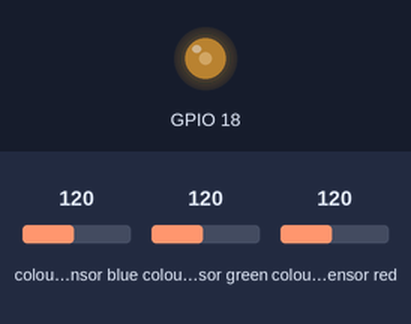
The program below on a simulated Raspberry Pi (BCM pin numbers). On the bench: output pins drawn as LEDs (lit = HIGH). The inputs (shaded band) are chosen by the test bench; at power-on: colour sensor blue 120, colour sensor green 120, colour sensor red 120. Files the program writes start out absent; library files of the repository ran but are not shown: TCS34725.py. At 2.2 s the program stops and its outputs stay as they are.

Above: at 0.1 s.
Timing chart, 0 to 1.6 s (numbered marks = the images above):
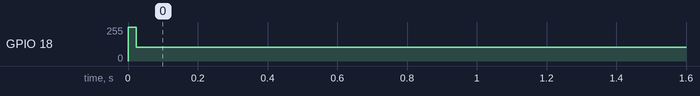

The program:

TCS34725_main.py
```python
#!/usr/bin/python
import time
import RPi.GPIO as GPIO
from TCS34725 import TCS34725
import pickle

try:
    Light=TCS34725(0X29, debug=False)
    if(Light.TCS34725_init() == 1):
        'print("TCS34725 initialization error!!")'
    else:
        'print("TCS34725 initialization success!!")'
    time.sleep(2)
    while True:
        Light.Get_RGBData()
        Light.GetRGB888()
        Light.GetRGB565()
        #print("R: %d "%Light.RGB888_R),
        #print("G: %d "%Light.RGB888_G),
        #print("B: %d "%Light.RGB888_B),
        #print("C: %#x "%Light.C),
        #print("RGB565: %#x "%Light.RG565),
        #print("RGB888: %#x "%Light.RGB888),
        #print("LUX: %d "%Light.Get_Lux()),
        #print("CT: %dK "%Light.Get_ColorTemp())

        dict_name = {
        'R': Light.RGB888_R,
        'G': Light.RGB888_G,
        'B': Light.RGB888_B,
        'C': Light.C,
        'RGB565': Light.RG565,
        'RGB888': Light.RGB888,
        'LUX': Light.Get_Lux(),
        'CT': Light.Get_ColorTemp()
        }

        file_name = open('/home/pi/main/sense/temp/TCS34725', 'wb')
        pickle.dump(dict_name,file_name,protocol=0); file_name.close()
        break;

except:
    GPIO.cleanup()
    #print ("\nProgram end")
    exit()
```
